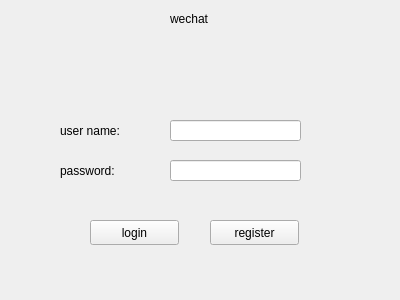
<?xml version="1.0" encoding="UTF-8"?>
<ui version="4.0">
 <class>login</class>
 <widget class="QWidget" name="login">
  <property name="geometry">
   <rect>
    <x>0</x>
    <y>0</y>
    <width>400</width>
    <height>300</height>
   </rect>
  </property>
  <property name="windowTitle">
   <string>Form</string>
  </property>
  <widget class="QLabel" name="title">
   <property name="geometry">
    <rect>
     <x>170</x>
     <y>10</y>
     <width>67</width>
     <height>17</height>
    </rect>
   </property>
   <property name="text">
    <string>wechat</string>
   </property>
  </widget>
  <widget class="QLabel" name="name_label">
   <property name="geometry">
    <rect>
     <x>60</x>
     <y>120</y>
     <width>91</width>
     <height>21</height>
    </rect>
   </property>
   <property name="text">
    <string>user name:</string>
   </property>
  </widget>
  <widget class="QLabel" name="pass_label">
   <property name="geometry">
    <rect>
     <x>60</x>
     <y>160</y>
     <width>81</width>
     <height>21</height>
    </rect>
   </property>
   <property name="text">
    <string>password:</string>
   </property>
  </widget>
  <widget class="QLineEdit" name="name_edit">
   <property name="geometry">
    <rect>
     <x>170</x>
     <y>120</y>
     <width>131</width>
     <height>21</height>
    </rect>
   </property>
  </widget>
  <widget class="QLineEdit" name="pass_edit">
   <property name="geometry">
    <rect>
     <x>170</x>
     <y>160</y>
     <width>131</width>
     <height>21</height>
    </rect>
   </property>
  </widget>
  <widget class="QPushButton" name="login_btn">
   <property name="geometry">
    <rect>
     <x>90</x>
     <y>220</y>
     <width>89</width>
     <height>25</height>
    </rect>
   </property>
   <property name="text">
    <string>login</string>
   </property>
  </widget>
  <widget class="QPushButton" name="reg_btn">
   <property name="geometry">
    <rect>
     <x>210</x>
     <y>220</y>
     <width>89</width>
     <height>25</height>
    </rect>
   </property>
   <property name="text">
    <string>register</string>
   </property>
  </widget>
 </widget>
 <resources/>
 <connections/>
</ui>
